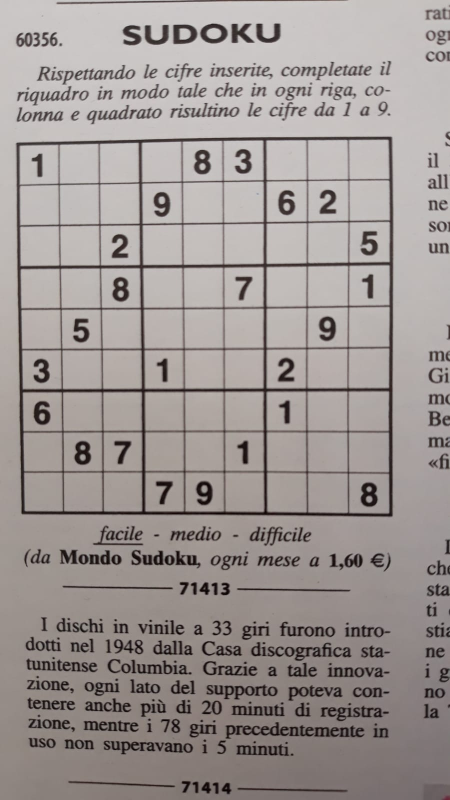
#> input picture sample_data/sudoku_real_1.jpeg, 900 x 1600 px (shown at 1/2 size)
$ jupyter execute --allow-errors evaluate-model.ipynb   (shell and % lines are left out)
#> lines starting #> are read from the running program, lines starting #| are printed output that depends on the picture; after the words box and inside, x2 and y2 are one past the last pixel; in counts of white or black regions, pixels touching at a corner belong together
### src/phd_school/utils/data_preprocessing.py
import operator

import cv2
import numpy as np
from skimage import measure


def pre_process_image(img: np.ndarray, skip_dilate: bool=True):
    """
    Uses a blurring function, adaptive thresholding and dilation to expose
    the main features of an image.
    """

    # Gaussian blur with a kernal size (height, width) of 9.
    # Note that kernal sizes must be positive and odd and the kernel must be
    # square.
    proc = cv2.GaussianBlur(img.copy(), (9, 9), 0)

    # Adaptive threshold using 11 nearest neighbour pixels
    proc = cv2.adaptiveThreshold(
        proc, 255, cv2.ADAPTIVE_THRESH_GAUSSIAN_C, cv2.THRESH_BINARY, 11, 2
    )

    # Invert colours, so gridlines have non-zero pixel values.
    # Necessary to dilate the image, otherwise will look like erosion instead.
    proc = cv2.bitwise_not(proc)

    if not skip_dilate:
        # Dilate the image to increase the size of the grid lines.
        kernel = np.array(
            [[0.0, 1.0, 0.0], [1.0, 1.0, 1.0], [0.0, 1.0, 0.0]], np.uint8
        )
        proc = cv2.dilate(proc, kernel)

    return proc


def find_corners_of_largest_polygon(img: np.ndarray):
    """Finds the 4 extreme corners of the largest contour in the image."""

    # Find contours
    contours, h = cv2.findContours(
        img.copy(), cv2.RETR_EXTERNAL, cv2.CHAIN_APPROX_SIMPLE
    )

    # Sort by area, descending
    contours = sorted(
        contours, key=cv2.contourArea, reverse=True
    )
    polygon = contours[0]  # Largest image

    # Bottom-right point has the largest (x + y) value
    # Top-left has point smallest (x + y) value
    # Bottom-left point has smallest (x - y) value
    # Top-right point has largest (x - y) value
    bottom_right, _ = max(
        enumerate([pt[0][0] + pt[0][1] for pt in polygon]),
        key=operator.itemgetter(1),
    )
    top_left, _ = min(
        enumerate([pt[0][0] + pt[0][1] for pt in polygon]),
        key=operator.itemgetter(1),
    )
    bottom_left, _ = min(
        enumerate([pt[0][0] - pt[0][1] for pt in polygon]),
        key=operator.itemgetter(1),
    )
    top_right, _ = max(
        enumerate([pt[0][0] - pt[0][1] for pt in polygon]),
        key=operator.itemgetter(1),
    )

    # Return an array of all 4 points using the indices
    # Each point is in its own array of one coordinate
    return [
        polygon[top_left][0],
        polygon[top_right][0],
        polygon[bottom_right][0],
        polygon[bottom_left][0],
    ]


def crop_and_warp(img, crop_rect):
    """
    Crops and warps a rectangular section from an image into a square of
    similar size.
    """

    # Rectangle described by top left, top right, bottom right and bottom left
    # points.
    top_left, top_right, bottom_right, bottom_left = (
        crop_rect[0],
        crop_rect[1],
        crop_rect[2],
        crop_rect[3],
    )

    # Explicitly set the data type to float32 or `getPerspectiveTransform`
    # will throw an error.
    src = np.array(
        [top_left, top_right, bottom_right, bottom_left], dtype="float32"
    )

    def distance_between(x, y):
        return np.sqrt((x[0] - y[0]) ** 2 + (x[1] - y[1]) ** 2)

    # Get the longest side in the rectangle
    side = max(
        [
            distance_between(bottom_right, top_right),
            distance_between(top_left, bottom_left),
            distance_between(bottom_right, bottom_left),
            distance_between(top_left, top_right),
        ]
    )

    # Describe a square with side of the calculated length, this is the new
    # perspective we want to warp to.
    dst = np.array(
        [[0, 0], [side - 1, 0], [side - 1, side - 1], [0, side - 1]],
        dtype="float32",
    )

    # Gets the transformation matrix for skewing the image to fit a square by
    # comparing the 4 before and after points.
    m = cv2.getPerspectiveTransform(src, dst)

    # Performs the transformation on the original image
    warp = cv2.warpPerspective(img, m, (int(side), int(side)))
    return warp


def remove_stuff(img: np.ndarray):

    h, w = img.shape

    h10 = int(h/10)
    w10 = int(w/10)

    # Make a copy
    img_cp = np.array(img)

    img_cp = img_cp[h10:, w10:]
    img_cp = img_cp[:-h10, :-w10]

    return img_cp


# [66 lines left out: function remove_stuff_old, not called in this run]

def slice_grid(grid, i, j, W):
    """
    Assuming grid is an array representing the image, return a single square
    based on its coordinates (which start from 0).
    """

    i_start = i * W
    i_end = i_start + W

    j_start = j * W
    j_end = j_start + W

    aa = grid[i_start:i_end, j_start:j_end]
    return aa

### home/notebooks_solution/evaluate-model.ipynb
[cell 1]
import glob
import random

from PIL import Image, ImageDraw, ImageFont
from pathlib import Path

import cv2

[cell 2]
fonts_folder = "../fonts"

fonts = glob.glob(fonts_folder + "/*.ttf")

[cell 3]
def generate_image(font_path: str, target: int = None) -> tuple[Image, int]:
    color = random.randint(230, 255)

    # Generate image
    img = Image.new("L", (256, 256))

    if target is None:
        target = random.randint(0, 9)

    size = random.randint(230, 250)
    x = random.randint(50, 70)
    y = random.randint(15, 25)

    font = ImageFont.truetype(fonts[0], size)

    draw = ImageDraw.Draw(img)
    draw.text((x, y), str(target), color, font=font)

    img = img.resize((28, 28), Image.BILINEAR)

    return img, target

#> (a cell that did not finish here is left out)

#> (a cell that did not finish here is left out)

[cell 6]
import matplotlib.pyplot as plt

[cell 7]
plt.figure(figsize=(4, 4))
plt.axis('off') # Removes axis
#> (the rest of this cell did not finish here and is left out)

[cell 8]
# We start by reading and displaying the image we have shown above, this time reading it with a library so that we have it available as a Python variable.
img_path = "../../sample_data/sudoku_real_1.jpeg"

[cell 9]
# We're going to use the OpenCV library, which contains many useful functions for handling images (CV stands for Computer Vision).

import cv2 # This imports the OpenCV library
import matplotlib.pyplot as plt

img = cv2.imread(img_path)
#> img is the input picture: shape (1600, 900, 3); mean B, G, R 148.1, 150.6, 158
plt.figure(figsize=(8, 8))
plt.axis('off') # Removes axis
plt.imshow(img);

[cell 10]
from phd_school.utils.data_preprocessing import pre_process_image, crop_and_warp, find_corners_of_largest_polygon, remove_stuff, slice_grid

def full_process(img_path):

    img = cv2.imread(img_path)

    img_gray = cv2.cvtColor(img, cv2.COLOR_BGR2GRAY)

    pre_preocessed = pre_process_image(img_gray)

    # Find the 4 corners of the external grid
    corners = find_corners_of_largest_polygon(pre_preocessed)

    # Crop the image and compensate for warp
    cropped = crop_and_warp(pre_preocessed, corners)

    return cropped

[cell 11]
cropped = full_process(img_path)
#> in pre_process_image, `proc = cv2.adaptiveThreshold( proc, 255, cv2.ADAPTIVE_THRESH_GAUSSIAN_..`:
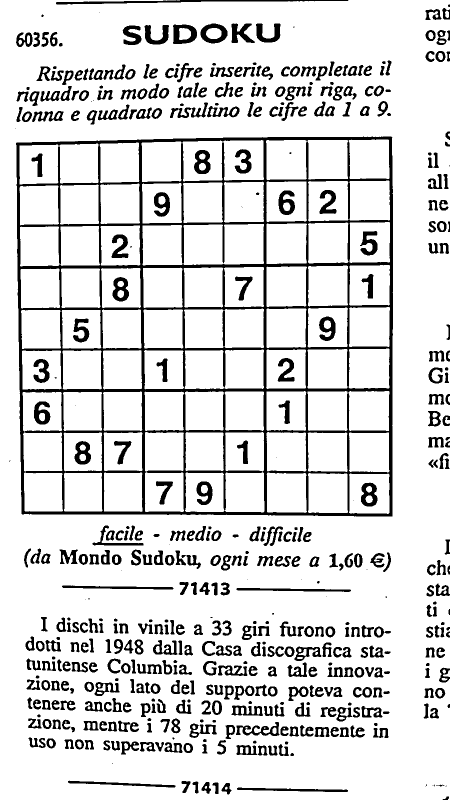
#> proc: shape (1600, 900) (shown at 1/2 size); 85.9% white; 513 black regions (36 under 20 px), largest, box (x1, y1, x2, y2) and area: (32, 273, 786, 1033) 73996, (112, 0, 697, 9) 2004, (346, 49, 394, 88) 1130
#> in pre_process_image, `proc = cv2.bitwise_not(proc)`:
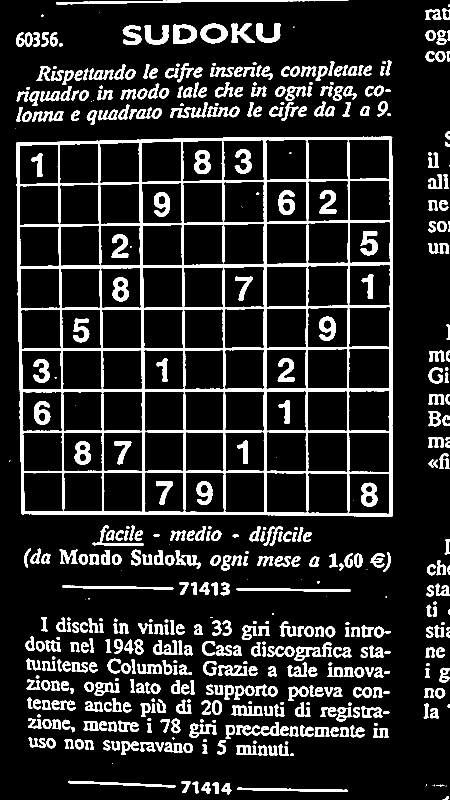
#> proc: shape (1600, 900) (shown at 1/2 size); 14.1% white; 513 white regions (36 under 20 px)
#> in find_corners_of_largest_polygon, `contours, h = cv2.findContours( img.copy(), cv2.RETR_EXTERNAL, cv2.CHA..`: contours = 480 contours, 31 with area under 20; largest, box (x1, y1, x2, y2) and area: (32, 273, 786, 1033) 561440, (401, 47, 455, 87) 1616, (346, 49, 394, 88) 1539, (112, 0, 697, 9) 1418, (472, 1444, 559, 1472) 926; h = 480 rows, first 6: [1, -1, -1, -1], [2, 0, -1, -1], [3, 1, -1, -1], [4, 2, -1, -1], [5, 3, -1, -1], [6, 4, -1, -1]
#> in find_corners_of_largest_polygon, `polygon = contours[0]`: polygon = contour of 242 points, box (x1, y1, x2, y2) (32, 273, 786, 1033), area 561440
#> in find_corners_of_largest_polygon, `bottom_right, _ = max( enumerate([pt[0][0] + pt[0][1] for pt in polygo..`: bottom_right = 191
#> in find_corners_of_largest_polygon, `top_left, _ = min( enumerate([pt[0][0] + pt[0][1] for pt in polygon]),..`: top_left = 46
#> in find_corners_of_largest_polygon, `bottom_left, _ = min( enumerate([pt[0][0] - pt[0][1] for pt in polygon..`: bottom_left = 120
#> in find_corners_of_largest_polygon, `top_right, _ = max( enumerate([pt[0][0] - pt[0][1] for pt in polygon])..`: top_right = 220
#> in full_process, `corners = find_corners_of_largest_polygon(pre_preocessed)`: corners = [[33, 285], [784, 275], [784, 1032], [43, 1027]]
#> in crop_and_warp, `top_left, top_right, bottom_right, bottom_left = ( crop_rect[0], crop_..`: top_left = [33, 285]; top_right = [784, 275]; bottom_right = [784, 1032]; bottom_left = [43, 1027]
#> in crop_and_warp, `src = np.array( [top_left, top_right, bottom_right, bottom_left], dtyp..`: src = [[33, 285], [784, 275], [784, 1032], [43, 1027]]
#> in crop_and_warp, `side = max( [ distance_between(bottom_right, top_right), distance_betw..`: side = 757
#> in crop_and_warp, `dst = np.array( [[0, 0], [side - 1, 0], [side - 1, side - 1], [0, side..`: dst = [[0, 0], [756, 0], [756, 756], [0, 756]]
#> in crop_and_warp, `m = cv2.getPerspectiveTransform(src, dst)`: m = [[1.02, -0.0138, -29.81], [0.0133, 1, -285.7], [2.67e-05, -1.82e-05, 1]]
#> in crop_and_warp, `warp = cv2.warpPerspective(img, m, (int(side), int(side)))`:
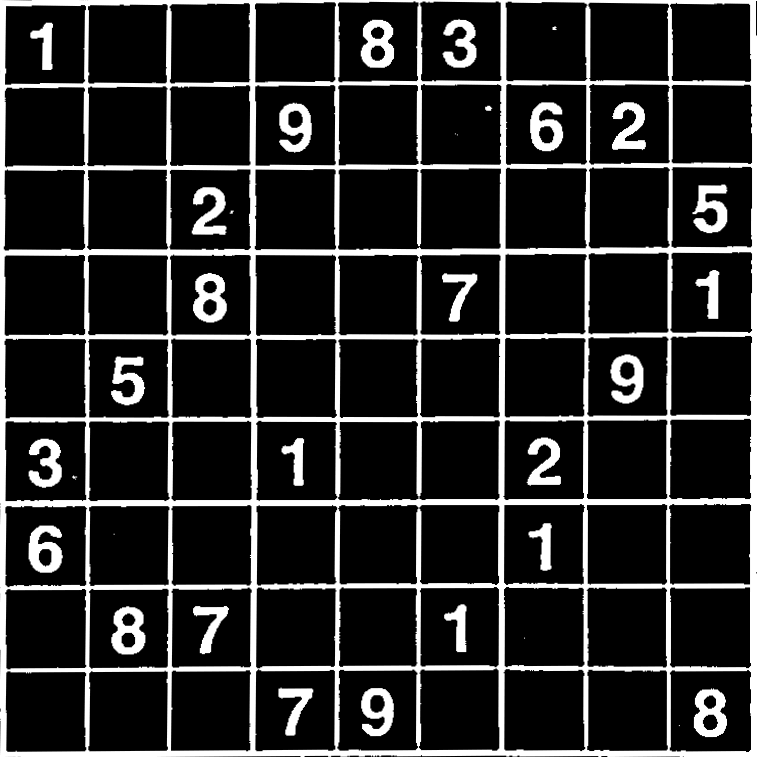
#> warp: shape (757, 757); min 0, max 255, mean 41.2

# We're going to need the estimated _single cell_'s width.
# Since we know the grid is 9 x 9 cells, and it's a square, we can simply compute that by dividing the image's width by 9
w, h = cropped.shape
#> w = 757; h = 757

W = w//9
#> W = 84

[cell 12]
# Just to make sure that it works and returns what we expect, let's try to recover the square with the 9 in the 2nd row, 4th column
# Remember that indexes start from 0, and the first one refers to rows, and the second one to columns.
test_cell = remove_stuff(slice_grid(cropped, 1, 3, W))
#> in slice_grid, `aa = grid[i_start:i_end, j_start:j_end]`:
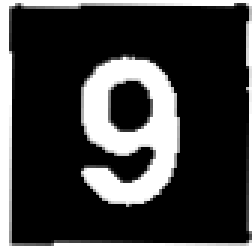
#> aa: shape (84, 84) (shown 3 times larger); min 0, max 255, mean 63.5
#> in remove_stuff, `h10 = int(h/10)`: h10 = 8
#> in remove_stuff, `img_cp = img_cp[h10:, w10:]`:
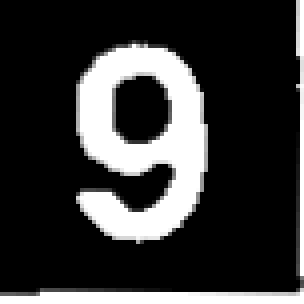
#> img_cp: shape (76, 76) (shown 4 times larger); min 0, max 255, mean 56
#> in remove_stuff, `img_cp = img_cp[:-h10, :-w10]`:
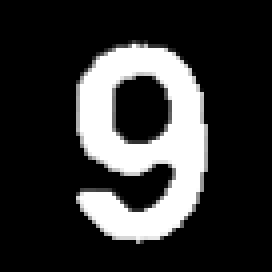
#> img_cp: shape (68, 68) (shown 4 times larger); min 0, max 255, mean 52.7

[cell 13]
plt.figure(figsize=(4, 4))
plt.axis('off') # Removes axis
plt.imshow(test_cell, cmap='gray')
plt.title("A single cell");

[cell 14]
plt.figure(figsize=(4, 4))
plt.axis('off') # Removes axis
plt.imshow(cropped, cmap='gray')
plt.title("Image cropped and warped");

[cell 15]
annotated_cells = [
    (0, 0, 1),
    (0, 4, 8),
    (0, 5, 3),

    (1, 3, 9),
    (1, 6, 6),
    (1, 7, 2),

    (2, 2, 2),
    (2, 8, 5),

    (3, 2, 8),
    (3, 5, 7),
    (3, 8, 1),

    (4, 1, 5),
    (4, 7, 9),

    (5, 0, 3),
    (5, 3, 1),
    (5, 6, 2),

    (6, 0, 6),
    (6, 6, 1),

    (7, 1, 8),
    (7, 2, 7),
    (7, 5, 1),

    (8, 3, 7),
    (8, 4, 9),
    (8, 8, 8),

]

#> (a cell that did not finish here is left out)

[cell 17]
from model_wrapper_complete import TrainedTorchModelWrapper

#> (a cell that did not finish here is left out)

#> (a cell that did not finish here is left out)

[cell 20]
def predict_cell(i, j, wrapped_classifier_torch, W=W):

    test_cell = slice_grid(cropped, i, j, W)
    cleaned = remove_stuff(test_cell)
    resized = cv2.resize(cleaned, (28, 28), interpolation = cv2.INTER_AREA)

    y_pred = wrapped_classifier_torch.predictOne(resized)

    return y_pred

#> (a cell that did not finish here is left out)

### Test smart classify

[cell 22]
from phd_school.utils.classifier import smart_classify

[cell 23]
i, j = 0, 2
test_cell = slice_grid(cropped, i, j, W)
#> call 2 of slice_grid, with i = 0, j = 2, W = 84
#> in slice_grid (call 2), `aa = grid[i_start:i_end, j_start:j_end]`:
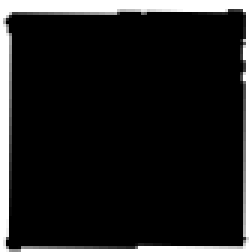
#> aa: shape (84, 84) (shown 3 times larger); min 0, max 255, mean 33.5
cleaned = remove_stuff(test_cell)
#> in remove_stuff (call 2), `img_cp = img_cp[h10:, w10:]`:
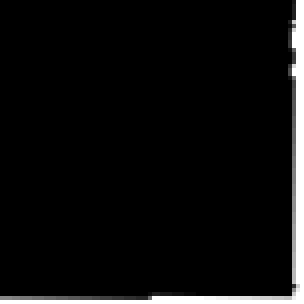
#> img_cp: shape (76, 76) (shown 4 times larger); min 0, max 255, mean 13.8
#> in remove_stuff (call 2), `img_cp = img_cp[:-h10, :-w10]`: img_cp: shape (68, 68); every value is 0
resized = cv2.resize(cleaned, (28, 28), interpolation = cv2.INTER_AREA)
#> resized: shape (28, 28); every value is 0


#> (the rest of this cell did not finish here and is left out)

$ run again, with sample_data/sudoku_real_3.jpeg copied over sample_data/sudoku_real_1.jpeg
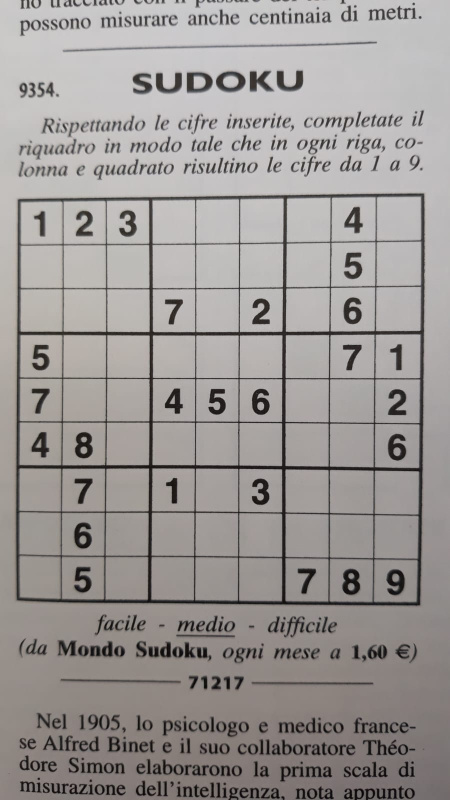
#> input picture sample_data/sudoku_real_3.jpeg, 900 x 1600 px (shown at 1/2 size)
#> img is the input picture: shape (1600, 900, 3); mean B, G, R 149.9, 151.9, 156.2
#> in pre_process_image, `proc = cv2.bitwise_not(proc)`:
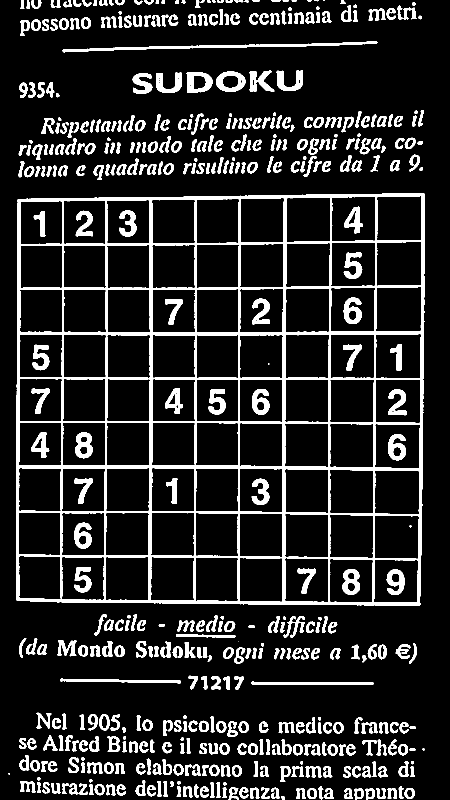
#> proc: shape (1600, 900) (shown at 1/2 size); 13.8% white; 487 white regions (7 under 20 px)
#> in find_corners_of_largest_polygon, `contours, h = cv2.findContours( img.copy(), cv2.RETR_EXTERNAL, cv2.CHA..`: contours = 458 contours, 9 with area under 20; largest, box (x1, y1, x2, y2) and area: (32, 386, 850, 1212) 661066, (125, 82, 755, 105) 2432, (432, 143, 491, 184) 1842, (373, 145, 425, 186) 1744, (553, 141, 606, 182) 1074; h = 458 rows, first 6: [1, -1, -1, -1], [2, 0, -1, -1], [3, 1, -1, -1], [4, 2, -1, -1], [5, 3, -1, -1], [6, 4, -1, -1]
#> polygon = contour of 323 points, box (x1, y1, x2, y2) (32, 386, 850, 1212), area 661066
#> in find_corners_of_largest_polygon, `bottom_right, _ = max( enumerate([pt[0][0] + pt[0][1] for pt in polygo..`: bottom_right = 215
#> in find_corners_of_largest_polygon, `top_left, _ = min( enumerate([pt[0][0] + pt[0][1] for pt in polygon]),..`: top_left = 75
#> in find_corners_of_largest_polygon, `bottom_left, _ = min( enumerate([pt[0][0] - pt[0][1] for pt in polygon..`: bottom_left = 141
#> in find_corners_of_largest_polygon, `top_right, _ = max( enumerate([pt[0][0] - pt[0][1] for pt in polygon])..`: top_right = 321
#> corners = [[36, 398], [848, 387], [839, 1210], [33, 1200]]
#> in crop_and_warp, `top_left, top_right, bottom_right, bottom_left = ( crop_rect[0], crop_..`: top_left = [36, 398]; top_right = [848, 387]; bottom_right = [839, 1210]; bottom_left = [33, 1200]
#> src = [[36, 398], [848, 387], [839, 1210], [33, 1200]]
#> side = 823
#> dst = [[0, 0], [822, 0], [822, 822], [0, 822]]
#> m = [[1.04, 0.00388, -38.86], [0.0138, 1.02, -404.6], [3.22e-05, -8.72e-06, 1]]
#> in remove_stuff, `h, w = img.shape`: h = 91
#> h10 = 9
#> `resized = cv2.resize(cleaned, (28, 28), interpolation = cv2.INTER_AREA)`:
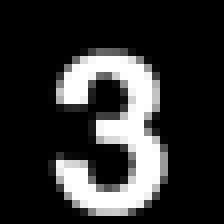
#> resized: shape (28, 28) (shown 8 times larger); min 0, max 255, mean 48.3

$ run again, with sample_data/sudoku_real_6.jpeg copied over sample_data/sudoku_real_1.jpeg
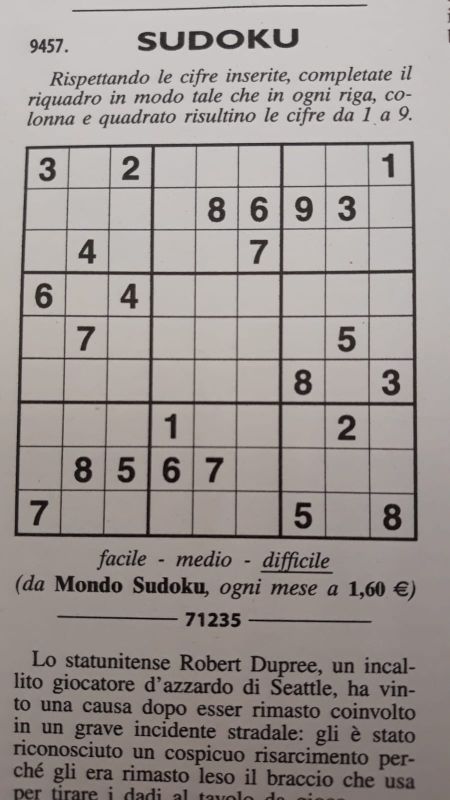
#> input picture sample_data/sudoku_real_6.jpeg, 900 x 1600 px (shown at 1/2 size)
#> img is the input picture: shape (1600, 900, 3); mean B, G, R 146.6, 149.6, 156.6
#> in pre_process_image, `proc = cv2.bitwise_not(proc)`:
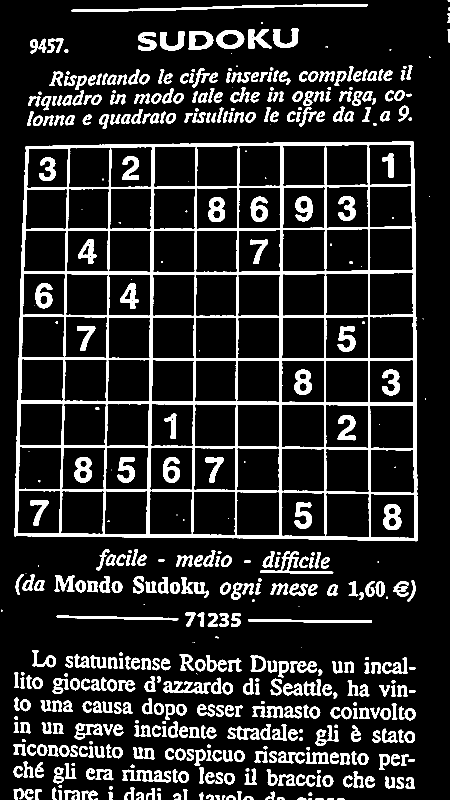
#> proc: shape (1600, 900) (shown at 1/2 size); 14.4% white; 510 white regions (47 under 20 px)
#> in find_corners_of_largest_polygon, `contours, h = cv2.findContours( img.copy(), cv2.RETR_EXTERNAL, cv2.CHA..`: contours = 458 contours, 28 with area under 20; largest, box (x1, y1, x2, y2) and area: (28, 282, 836, 1083) 624938, (143, 8, 736, 24) 2148, (433, 60, 489, 98) 1618, (377, 62, 427, 100) 1538, (520, 1102, 667, 1148) 1256; h = 458 rows, first 6: [1, -1, -1, -1], [2, 0, -1, -1], [3, 1, -1, -1], [4, 2, -1, -1], [5, 3, -1, -1], [6, 4, -1, -1]
#> polygon = contour of 295 points, box (x1, y1, x2, y2) (28, 282, 836, 1083), area 624938
#> in find_corners_of_largest_polygon, `bottom_right, _ = max( enumerate([pt[0][0] + pt[0][1] for pt in polygo..`: bottom_right = 225
#> in find_corners_of_largest_polygon, `top_left, _ = min( enumerate([pt[0][0] + pt[0][1] for pt in polygon]),..`: top_left = 58
#> in find_corners_of_largest_polygon, `bottom_left, _ = min( enumerate([pt[0][0] - pt[0][1] for pt in polygon..`: bottom_left = 150
#> in find_corners_of_largest_polygon, `top_right, _ = max( enumerate([pt[0][0] - pt[0][1] for pt in polygon])..`: top_right = 293
#> corners = [[51, 293], [827, 284], [834, 1081], [28, 1071]]
#> in crop_and_warp, `top_left, top_right, bottom_right, bottom_left = ( crop_rect[0], crop_..`: top_left = [51, 293]; top_right = [827, 284]; bottom_right = [834, 1081]; bottom_left = [28, 1071]
#> src = [[51, 293], [827, 284], [834, 1081], [28, 1071]]
#> side = 806.1
#> dst = [[0, 0], [805.1, 0], [805.1, 805.1], [0, 805.1]]
#> m = [[1.08, 0.0319, -64.45], [0.0127, 1.09, -320.8], [3.19e-05, 5.12e-05, 1]]
#> in remove_stuff, `h, w = img.shape`: h = 89
#> h10 = 8
#> `resized = cv2.resize(cleaned, (28, 28), interpolation = cv2.INTER_AREA)`:
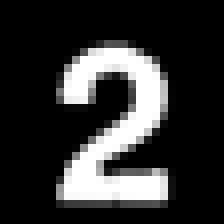
#> resized: shape (28, 28) (shown 8 times larger); min 0, max 255, mean 49.8
